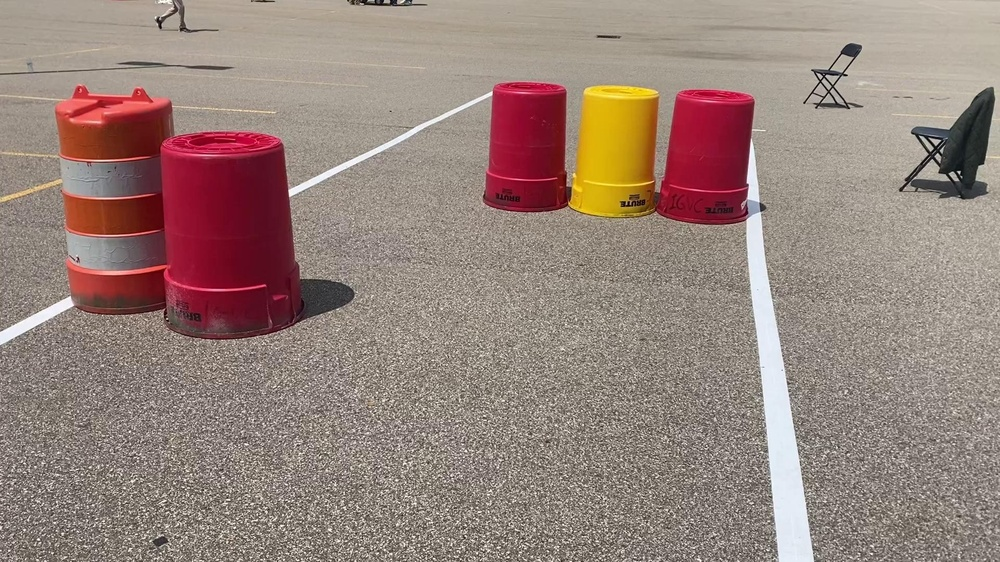
#> input picture algorithms/algorithm_32rr2m7i/src/data/000000.jpg, 1000 x 562 px, shrunk from 1920 x 1080 before the run
$ python grayscale.py
#> lines starting #> are read from the running program, lines starting #| are printed output that depends on the picture
import cv2
import numpy as np


class grayscale:
    def __init__(self):
        self.image_path = 'data/000000.jpg'
        self.image = cv2.imread(self.image_path)
#> self.image is the input picture: shape (562, 1000, 3); mean B, G, R 123.2, 131.4, 151.4
        self.grayscale_image = cv2.cvtColor(self.image, cv2.COLOR_BGR2GRAY)
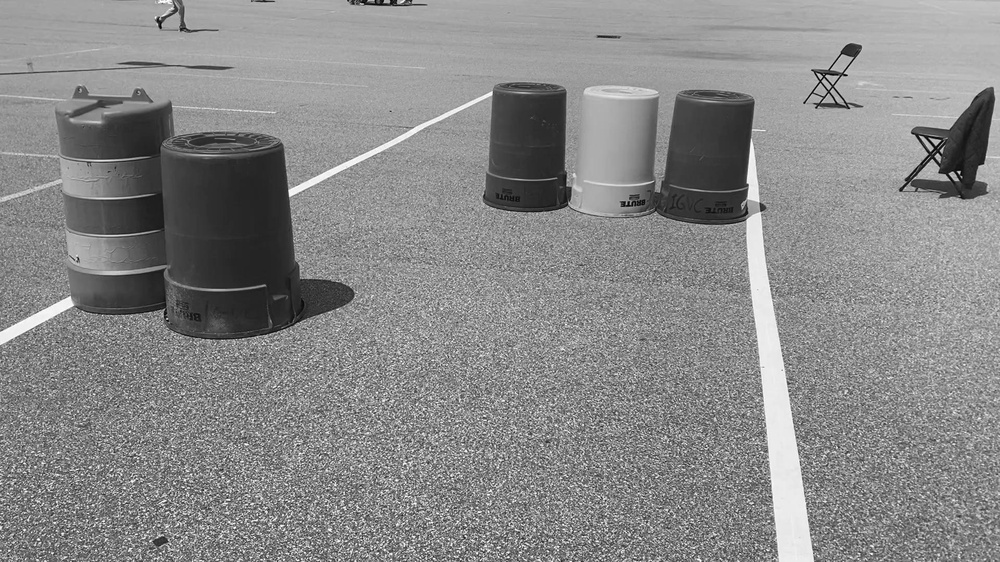
#> self.grayscale_image: shape (562, 1000); min 0, max 255, mean 136.5
        self.grayscale_value = None
        self.upper = None
        self.lower = None
        self.post_process = True

    def mouse_callback(self, event, x, y, flags, param):
        if event == cv2.EVENT_LBUTTONDOWN:
            self.grayscale_value = self.grayscale_image[y, x]
            print('HSV value at ({}, {}): {}'.format(x, y, self.grayscale_value))
            self.create_mask()

    def create_mask(self):
        self.lower = max(self.grayscale_value - 40, 0)
        self.upper = min(self.grayscale_value + 40, 255)
        mask = cv2.inRange(self.grayscale_image, np.array(self.lower), np.array(self.upper))
        if self.post_process:
            cv2.erode(mask, None, iterations=2)
            cv2.dilate(mask, None, iterations=2)
        cv2.imshow('mask', mask)
        cv2.waitKey(0)

    def upper_callback(self, value):
        self.upper = value
        if self.upper < self.lower:
            self.upper = self.lower
        self.update_mask()

    def lower_callback(self, value):
        self.lower = value
        if self.lower > self.upper:
            self.lower = self.upper
        self.update_mask()

    def update_mask(self):
        mask = cv2.inRange(self.grayscale_image, np.array(self.lower), np.array(self.upper))
        if self.post_process:
            mask = cv2.erode(mask, None, iterations=2)
            mask = cv2.dilate(mask, None, iterations=2)
        result = cv2.bitwise_and(self.image, self.image, mask=mask)
        cv2.imshow('mask', mask)
        cv2.imshow('result', result)

    def main(self):
        cv2.imshow('raw image', self.image)
        cv2.setMouseCallback('raw image', self.mouse_callback)
        print("Click to show trackbars")
        cv2.waitKey(0)
        cv2.namedWindow('control pannel')
        print(self.upper)
        print(self.lower)
        cv2.createTrackbar('upper', 'control pannel', self.upper, 255, self.upper_callback)
        cv2.createTrackbar('lower', 'control pannel', self.lower, 255, self.lower_callback)

        cv2.waitKey(0)

        cv2.destroyAllWindows()


if __name__ == '__main__':
    grayscale = grayscale()
    grayscale.main()

$ run again, with algorithms/algorithm_32rr2m7i/src/data/000001.jpg copied over algorithms/algorithm_32rr2m7i/src/data/000000.jpg
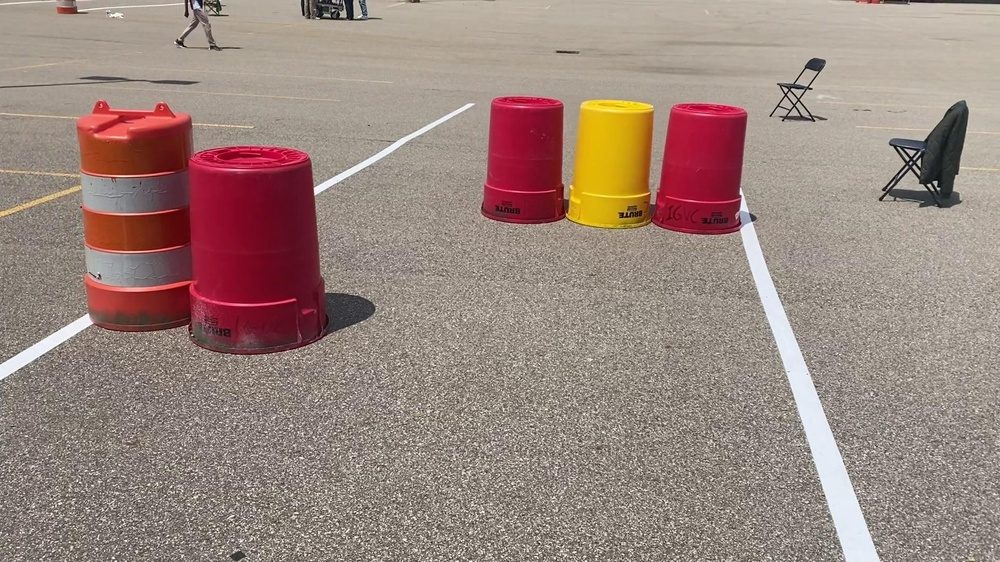
#> input picture algorithms/algorithm_32rr2m7i/src/data/000001.jpg, 1000 x 562 px, shrunk from 1920 x 1080 before the run
#> in __init__, self.image is the input picture: shape (562, 1000, 3); mean B, G, R 126, 134.2, 154.8
#> in __init__, `self.grayscale_image = cv2.cvtColor(self.image, cv2.COLOR_BGR2GRAY)`:
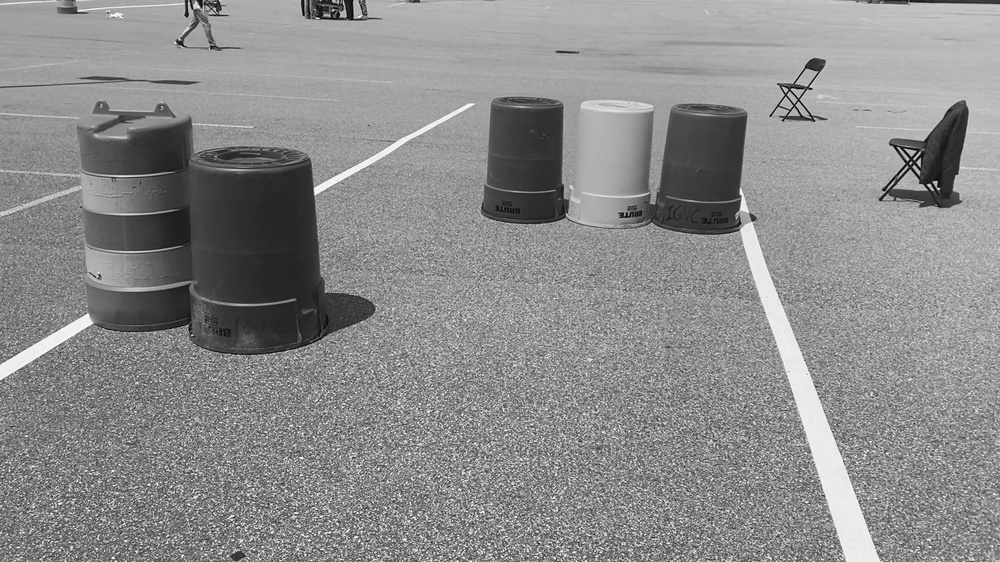
#> self.grayscale_image: shape (562, 1000); min 0, max 255, mean 139.5

$ run again, with algorithms/algorithm_32rr2m7i/src/data/000002.jpg copied over algorithms/algorithm_32rr2m7i/src/data/000000.jpg
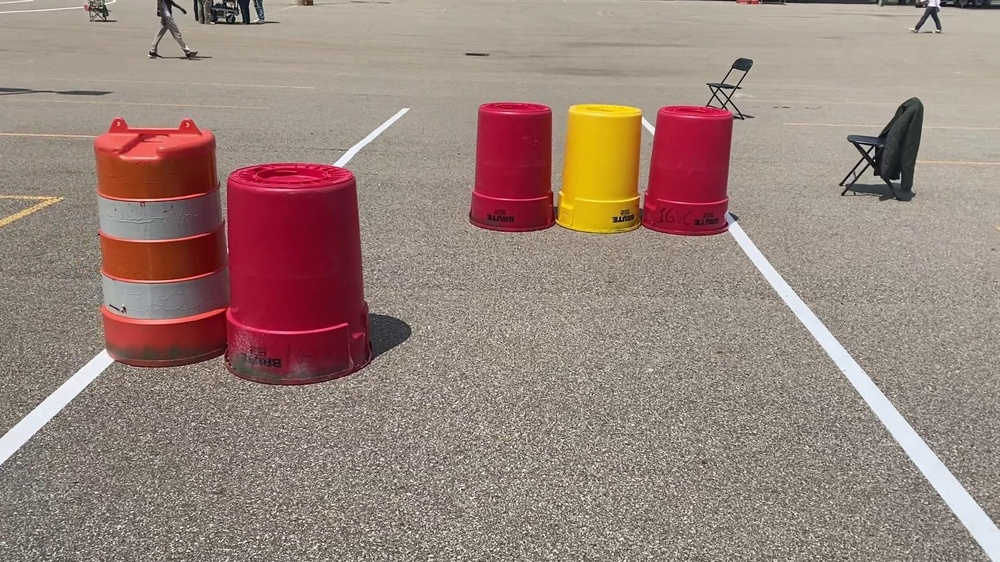
#> input picture algorithms/algorithm_32rr2m7i/src/data/000002.jpg, 1000 x 562 px, shrunk from 1920 x 1080 before the run
#> in __init__, self.image is the input picture: shape (562, 1000, 3); mean B, G, R 123.2, 131.7, 153.6
#> in __init__, `self.grayscale_image = cv2.cvtColor(self.image, cv2.COLOR_BGR2GRAY)`:
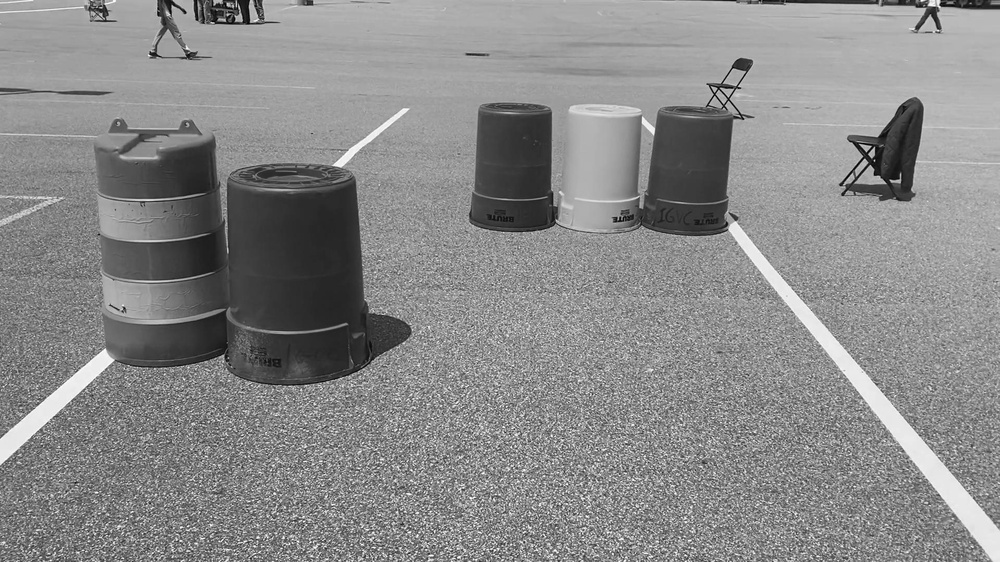
#> self.grayscale_image: shape (562, 1000); min 1, max 255, mean 137.3

$ run again, with algorithms/algorithm_32rr2m7i/src/data/000003.jpg copied over algorithms/algorithm_32rr2m7i/src/data/000000.jpg
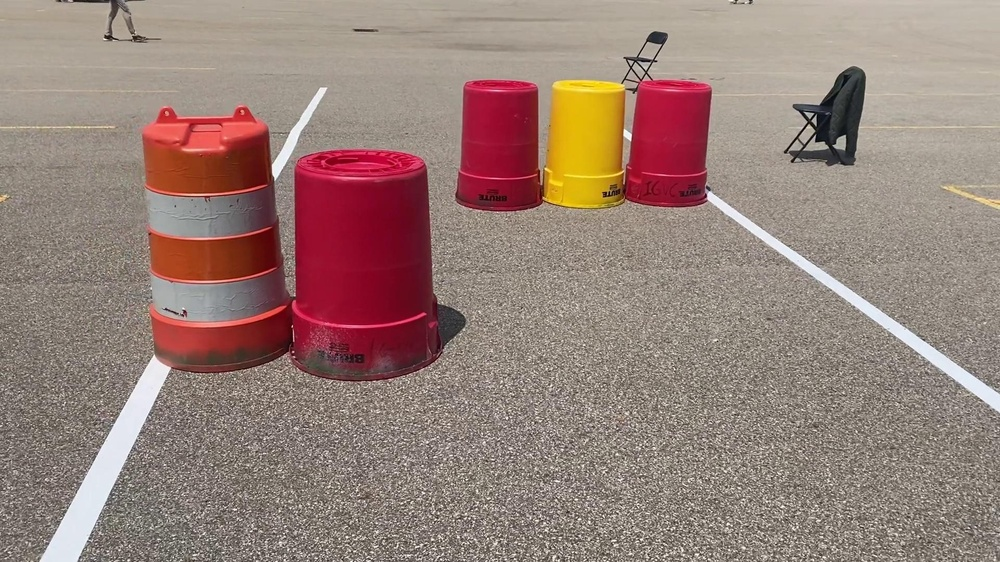
#> input picture algorithms/algorithm_32rr2m7i/src/data/000003.jpg, 1000 x 562 px, shrunk from 1920 x 1080 before the run
#> in __init__, self.image is the input picture: shape (562, 1000, 3); mean B, G, R 120.3, 128.4, 151.5
#> in __init__, `self.grayscale_image = cv2.cvtColor(self.image, cv2.COLOR_BGR2GRAY)`:
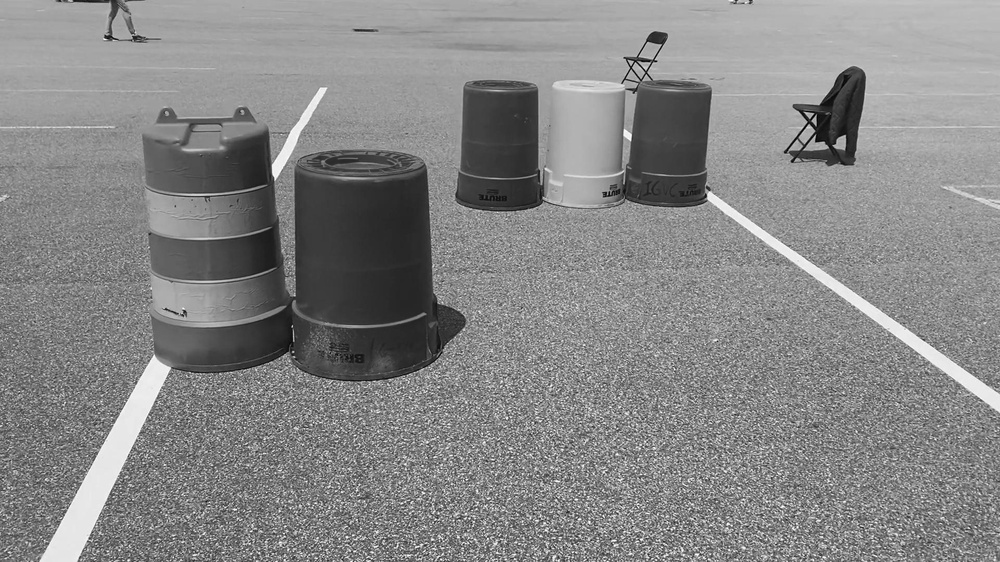
#> self.grayscale_image: shape (562, 1000); min 0, max 254, mean 134.5
